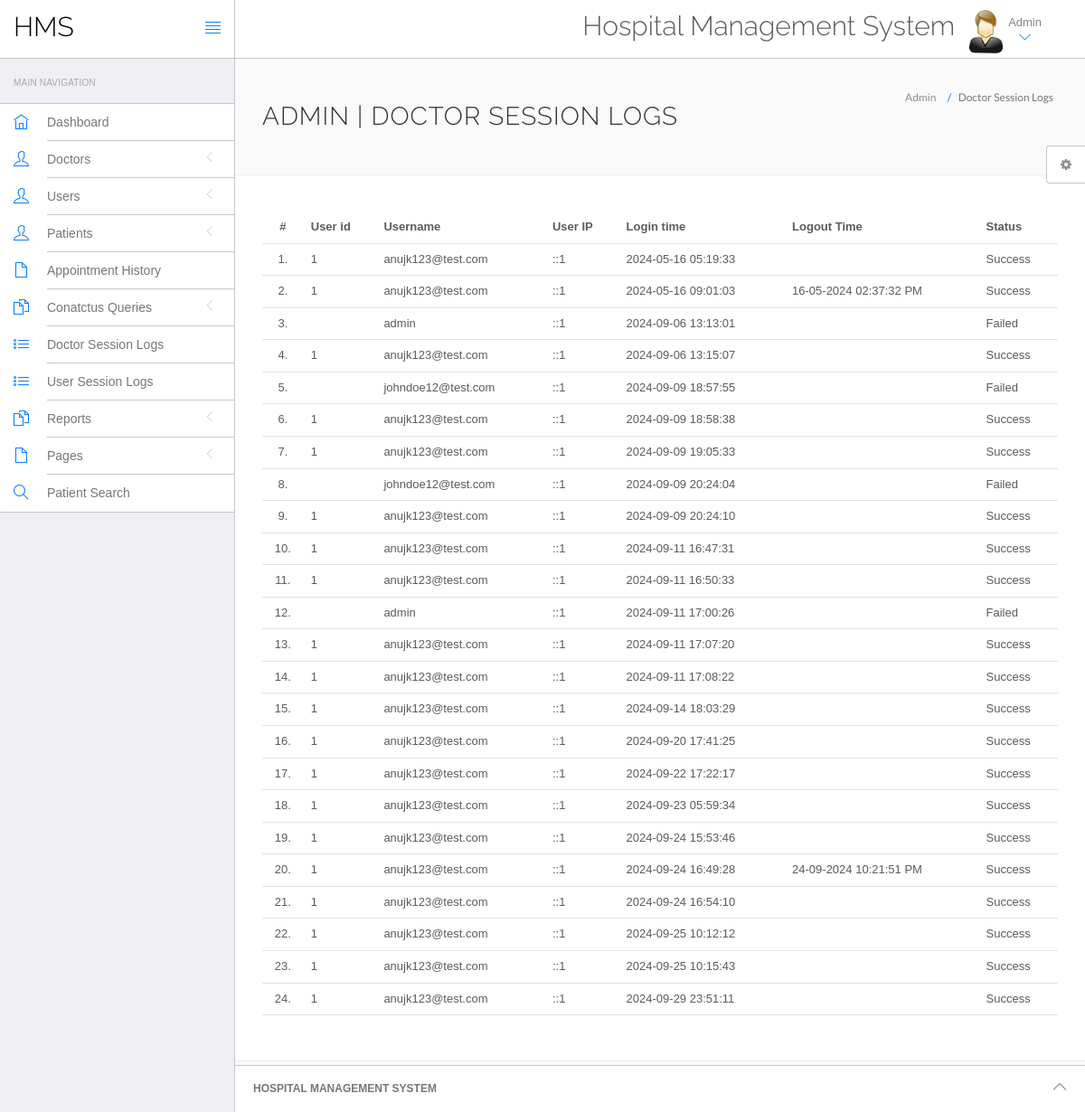
The page /hms/admin/doctor-logs.php (signed in) on the database its author committed.
### tables this page shows
CREATE TABLE `doctorslog` (
  `id` int(11) NOT NULL,
  `uid` int(11) DEFAULT NULL,
  `username` varchar(255) DEFAULT NULL,
  `userip` binary(16) DEFAULT NULL,
  `loginTime` timestamp NULL DEFAULT current_timestamp(),
  `logout` varchar(255) DEFAULT NULL,
  `status` int(11) DEFAULT NULL
);

### hms/admin/doctor-logs.php (the view, shortened to what this page needs)
<?php
include('include/config.php');
if(strlen($_SESSION['id']==0)) {
 header('location:logout.php');
  } else{
?>
<!DOCTYPE html>
<html lang="en">
	<head>
		<link rel="stylesheet" href="vendor/bootstrap/css/bootstrap.min.css">
		<link rel="stylesheet" href="vendor/fontawesome/css/font-awesome.min.css">
		<link rel="stylesheet" href="vendor/themify-icons/themify-icons.min.css">
		<link href="vendor/animate.css/animate.min.css" rel="stylesheet" media="screen">
		<link href="vendor/perfect-scrollbar/perfect-scrollbar.min.css" rel="stylesheet" media="screen">
		<link href="vendor/switchery/switchery.min.css" rel="stylesheet" media="screen">
		<link href="vendor/bootstrap-touchspin/jquery.bootstrap-touchspin.min.css" rel="stylesheet" media="screen">
		<link href="vendor/select2/select2.min.css" rel="stylesheet" media="screen">
		<link href="vendor/bootstrap-datepicker/bootstrap-datepicker3.standalone.min.css" rel="stylesheet" media="screen">
		<link href="vendor/bootstrap-timepicker/bootstrap-timepicker.min.css" rel="stylesheet" media="screen">
		<link rel="stylesheet" href="assets/css/styles.css">
		<link rel="stylesheet" href="assets/css/plugins.css">
		<link rel="stylesheet" href="assets/css/themes/theme-1.css" id="skin_color" />
	</head>
	<body>
		<div id="app">
<?php include('include/sidebar.php');?>
			<div class="app-content">
					<?php include('include/header.php');?>
				<div class="main-content" >
					<div class="wrap-content container" id="container">
						<section id="page-title">
							<div class="row">
								<div class="col-sm-8">
									<h1 class="mainTitle">Admin  | Doctor Session Logs</h1>
																	</div>
								<ol class="breadcrumb">
									<li>
										<span>Admin </span>
									</li>
									<li class="active">
										<span>Doctor Session Logs</span>
									</li>
								</ol>
							</div>
						</section>
						<div class="container-fluid container-fullw bg-white">
									<div class="row">
								<div class="col-md-12">
									<table class="table table-hover" id="sample-table-1">
										<thead>
											<tr>
												<th class="center">#</th>
												<th class="hidden-xs">User id</th>
												<th>Username</th>
												<th>User IP</th>
												<th>Login time</th>
												<th>Logout Time </th>
												<th> Status </th>
											</tr>
										</thead>
										<tbody>
<?php
$sql=mysqli_query($con,"select * from doctorslog ");
$cnt=1;
while($row=mysqli_fetch_array($sql))
{
?>
											<tr>
												<td class="center"><?php echo $cnt;?>.</td>
												<td class="hidden-xs"><?php echo $row['uid'];?></td>
												<td class="hidden-xs"><?php echo $row['username'];?></td>
												<td><?php echo $row['userip'];?></td>
												<td><?php echo $row['loginTime'];?></td>
												<td><?php echo $row['logout'];?>
												</td>
												<td>
<?php if($row['status']==1)
{
	echo "Success";
}
else
{
	echo "Failed";
}?>
</td>
											</tr>
											<?php
$cnt=$cnt+1;
											 }?>
										</tbody>
									</table>
								</div>
							</div>
								</div>
					</div>
				</div>
			</div>
	<?php include('include/footer.php');?>
	<?php include('include/setting.php');?>
		</div>
	</body>
</html>
<?php } ?>

### hms/admin/assets/css/themes/theme-1.css (style rules this page uses)
body { background: #FAFAFA; }

### rows shown on the page
doctorslog: uid "1", username "anujk123@test.com", userip "::1", loginTime "2024-05-16 05:19:33", status "Success"
doctorslog: uid "1", username "anujk123@test.com", userip "::1", loginTime "2024-05-16 09:01:03", logout "16-05-2024 02:37:32 PM", status "Success"
doctorslog: username "admin", userip "::1", loginTime "2024-09-06 13:13:01", status "Failed"
doctorslog: uid "1", username "anujk123@test.com", userip "::1", loginTime "2024-09-06 13:15:07", status "Success"
doctorslog: username "johndoe12@test.com", userip "::1", loginTime "2024-09-09 18:57:55", status "Failed"
doctorslog: uid "1", username "anujk123@test.com", userip "::1", loginTime "2024-09-09 18:58:38", status "Success"
doctorslog: uid "1", username "anujk123@test.com", userip "::1", loginTime "2024-09-09 19:05:33", status "Success"
doctorslog: username "johndoe12@test.com", userip "::1", loginTime "2024-09-09 20:24:04", status "Failed"
doctorslog: uid "1", username "anujk123@test.com", userip "::1", loginTime "2024-09-09 20:24:10", status "Success"
doctorslog: uid "1", username "anujk123@test.com", userip "::1", loginTime "2024-09-11 16:47:31", status "Success"
doctorslog: uid "1", username "anujk123@test.com", userip "::1", loginTime "2024-09-11 16:50:33", status "Success"
doctorslog: username "admin", userip "::1", loginTime "2024-09-11 17:00:26", status "Failed"
doctorslog: uid "1", username "anujk123@test.com", userip "::1", loginTime "2024-09-11 17:07:20", status "Success"
doctorslog: uid "1", username "anujk123@test.com", userip "::1", loginTime "2024-09-11 17:08:22", status "Success"
doctorslog: uid "1", username "anujk123@test.com", userip "::1", loginTime "2024-09-14 18:03:29", status "Success"
doctorslog: uid "1", username "anujk123@test.com", userip "::1", loginTime "2024-09-20 17:41:25", status "Success"
doctorslog: uid "1", username "anujk123@test.com", userip "::1", loginTime "2024-09-22 17:22:17", status "Success"
doctorslog: uid "1", username "anujk123@test.com", userip "::1", loginTime "2024-09-23 05:59:34", status "Success"
doctorslog: uid "1", username "anujk123@test.com", userip "::1", loginTime "2024-09-24 15:53:46", status "Success"
doctorslog: uid "1", username "anujk123@test.com", userip "::1", loginTime "2024-09-24 16:49:28", logout "24-09-2024 10:21:51 PM", status "Success"
doctorslog: uid "1", username "anujk123@test.com", userip "::1", loginTime "2024-09-24 16:54:10", status "Success"
doctorslog: uid "1", username "anujk123@test.com", userip "::1", loginTime "2024-09-25 10:12:12", status "Success"
doctorslog: uid "1", username "anujk123@test.com", userip "::1", loginTime "2024-09-25 10:15:43", status "Success"
doctorslog: uid "1", username "anujk123@test.com", userip "::1", loginTime "2024-09-29 23:51:11", status "Success"
